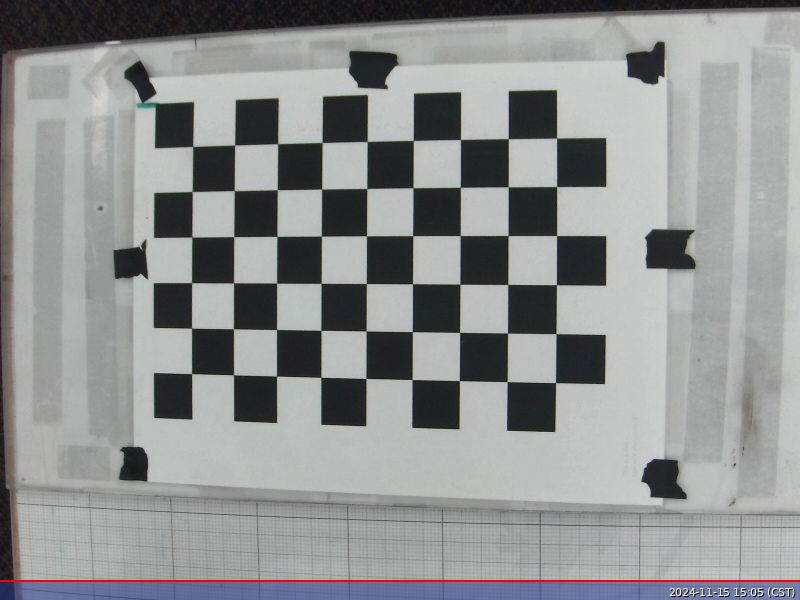
%> input picture Camera_Images/cl_calib_0.jpg, 800 x 600 px
$ octave --eval "result = read_image('../Camera_Images/cl_calib_0.jpg');"   (GNU Octave 9; MATLAB toolbox functions it lacks are replaced by stand-ins)
%> lines starting %> are read from the running program, lines starting %| are printed output that depends on the picture; in (x1, y1, x2, y2) boxes, pixels count from 0 and x2, y2 are one past the last pixel; in counts of white or black regions, pixels touching at a corner belong together; the program's own positions count from 1
function table = read_image(filename)
%> called with filename = '../Camera_Images/cl_calib_0.jpg'
I= imread(filename);
%> I is the input picture: size 600x800x3 uint8; mean R, G, B 142.7, 144.4, 144.8
I = rgb2gray(I);
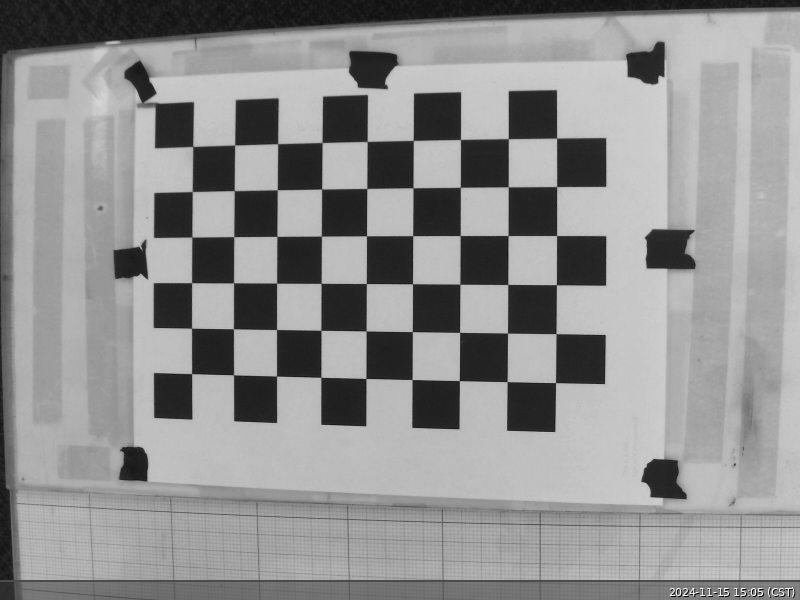
%> I: size 600x800 uint8; min 2, max 253, mean 143.9
thresh = graythresh(I);
%> thresh = 0.424

BW = imbinarize(I, thresh);
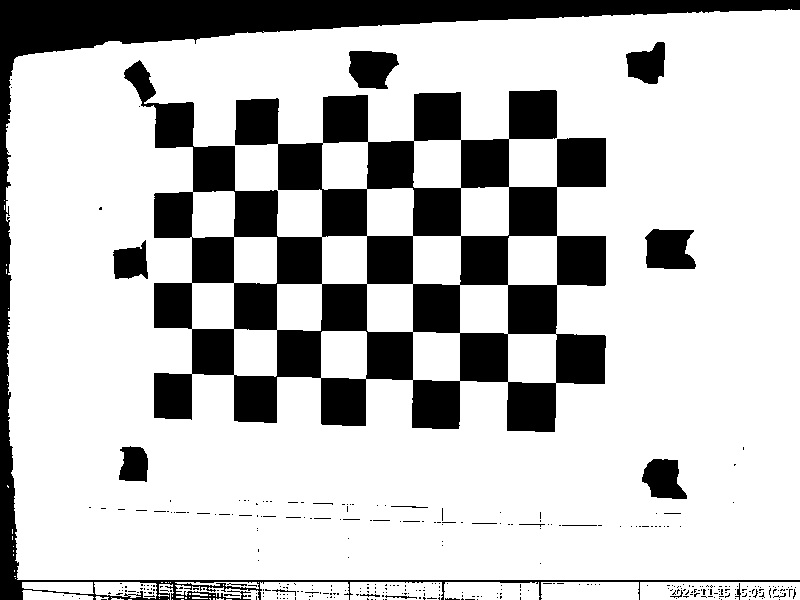
%> BW: size 600x800 logical; 76.1% white; 348 black regions (327 under 20 px), largest, box (x1, y1, x2, y2) and area: (124, 60, 606, 432) 75107, (0, 0, 800, 600) 30673, (645, 229, 696, 269) 1677
BW = ~BW;
CC = bwconncomp(BW, 8)
%> CC = 348 connected components

area = regionprops("table", BW, "Area");
%> area = 348 regions; largest, Area: 75107, 30673, 1677, 1462, 1274
[~, idx] = sort(area.Area, "descend");
%> idx = 348 values, max 348 at index 348, min 1 at index 2, mean 174.5
%Will only show 4 largest shapes by area, ensure photo prioritizes objects in field and not external objects outside or on edge
%> (the run ends here)

$ run again, on Camera_Images/cl_calib_1.jpg
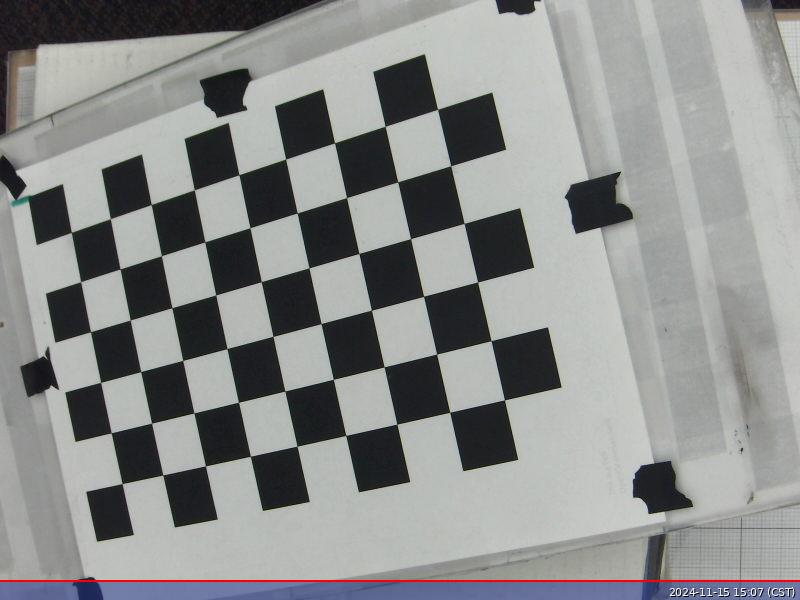
%> input picture Camera_Images/cl_calib_1.jpg, 800 x 600 px
%> in read_image, I is the input picture: size 600x800x3 uint8; mean R, G, B 139.9, 141.3, 140.6
%> in read_image, `I = rgb2gray(I);`:
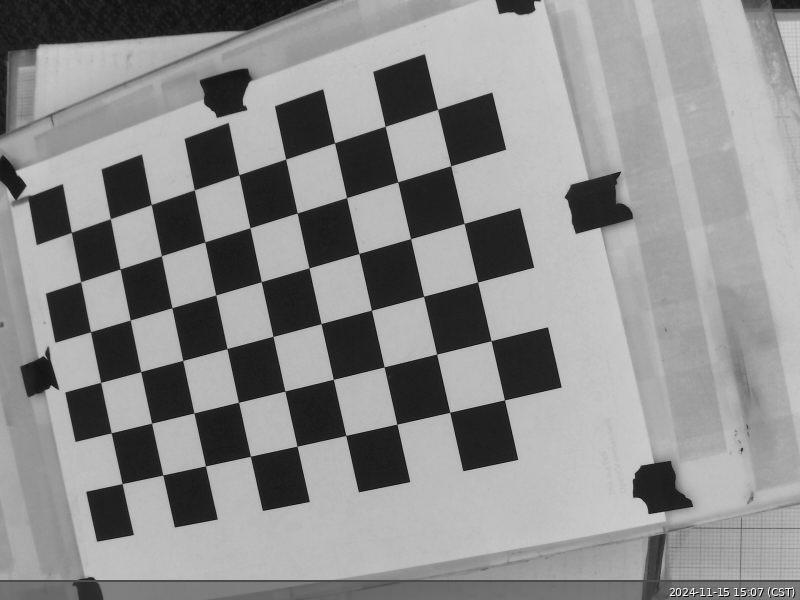
%> I: size 600x800 uint8; min 2, max 253, mean 140.8
%> thresh = 0.416
%> in read_image, `BW = imbinarize(I, thresh);`:
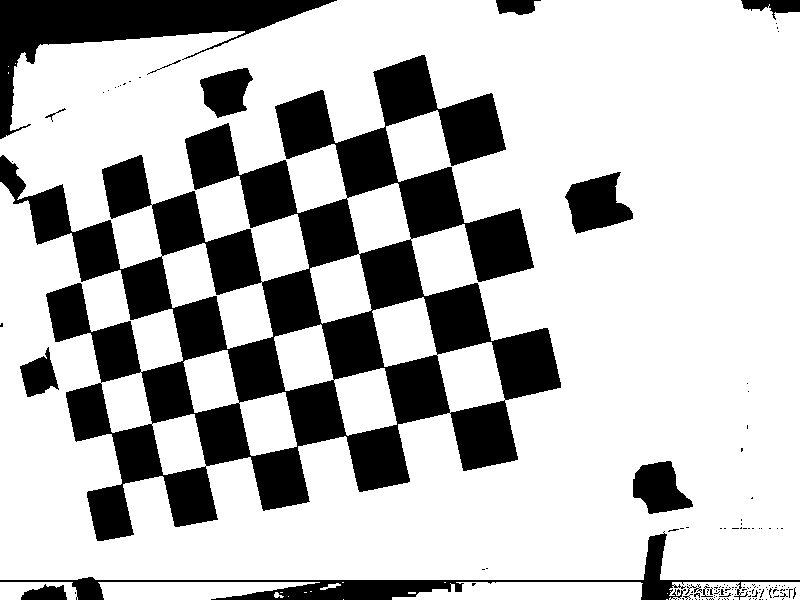
%> BW: size 600x800 logical; 74.3% white; 143 black regions (129 under 20 px), largest, box (x1, y1, x2, y2) and area: (0, 55, 561, 541) 94341, (0, 0, 337, 139) 12862, (0, 531, 800, 600) 6357
%> CC = 143 connected components
%> area = 143 regions; largest, Area: 94341, 12862, 6357, 2595, 2049
%> idx = 143 values, max 143 at index 18, min 1 at index 2, mean 72

$ run again, on Camera_Images/cl_calib_2.jpg
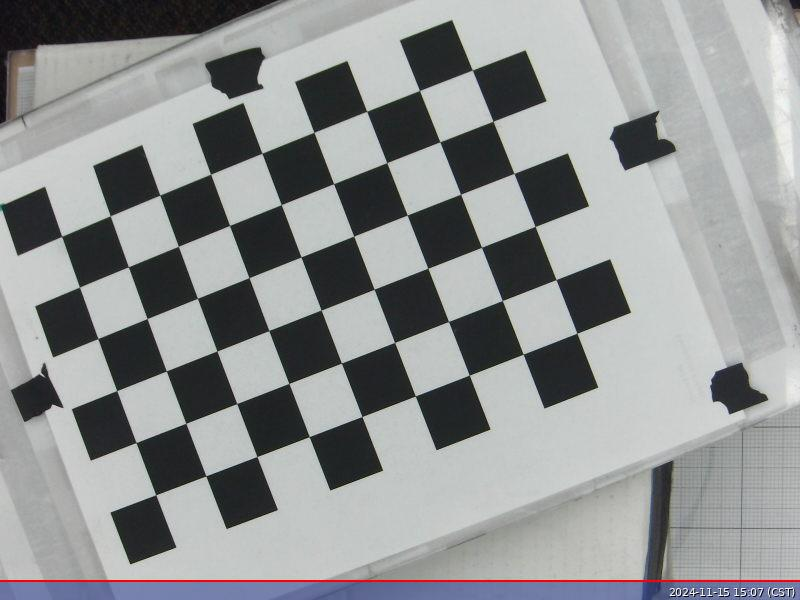
%> input picture Camera_Images/cl_calib_2.jpg, 800 x 600 px
%> in read_image, I is the input picture: size 600x800x3 uint8; mean R, G, B 144.9, 147.1, 147.6
%> in read_image, `I = rgb2gray(I);`:
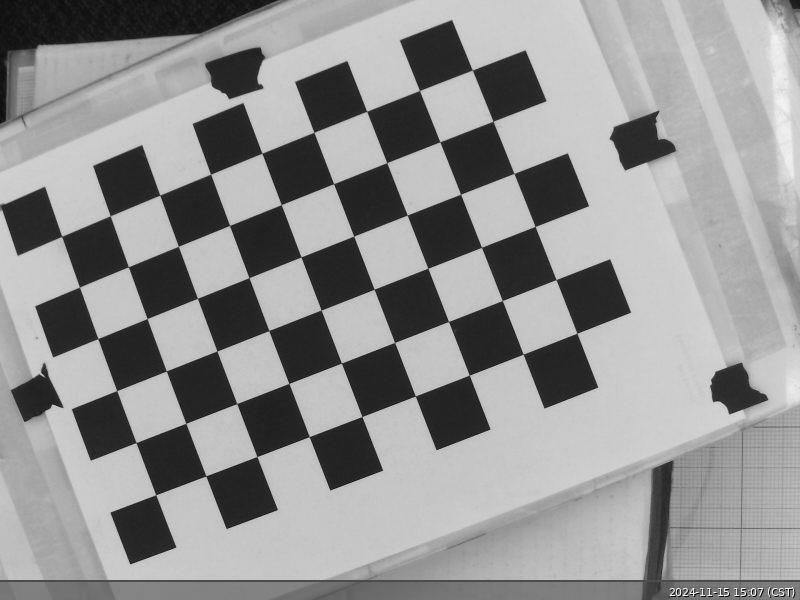
%> I: size 600x800 uint8; min 1, max 253, mean 146.6
%> thresh = 0.447
%> in read_image, `BW = imbinarize(I, thresh);`:
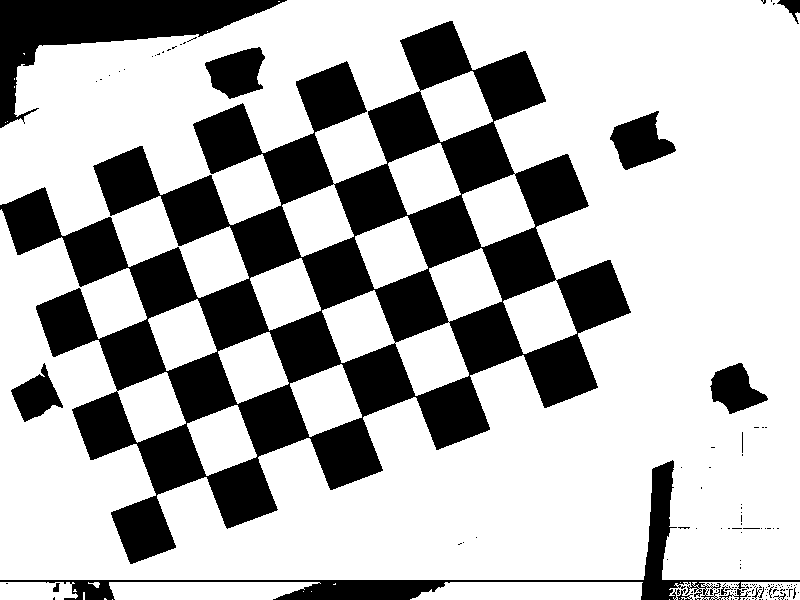
%> BW: size 600x800 logical; 71.7% white; 142 black regions (128 under 20 px), largest, box (x1, y1, x2, y2) and area: (0, 21, 631, 564) 108038, (0, 0, 287, 128) 11633, (0, 460, 800, 600) 7825
%> CC = 142 connected components
%> area = 142 regions; largest, Area: 108038, 11633, 7825, 2171, 2039
%> idx = 142 values, max 142 at index 142, min 1 at index 2, mean 71.5

$ run again, on Camera_Images/cl_calib_3.jpg
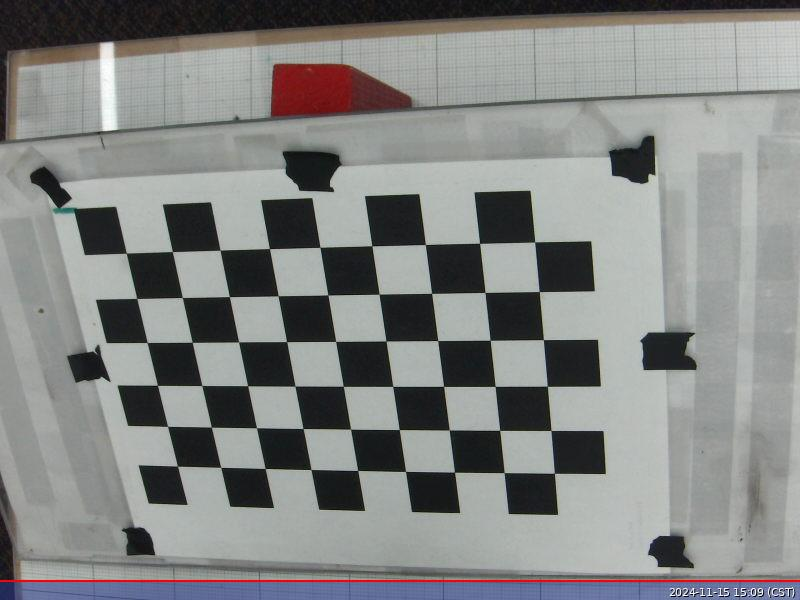
%> input picture Camera_Images/cl_calib_3.jpg, 800 x 600 px
%> in read_image, I is the input picture: size 600x800x3 uint8; mean R, G, B 131, 132.5, 131.2
%> in read_image, `I = rgb2gray(I);`:
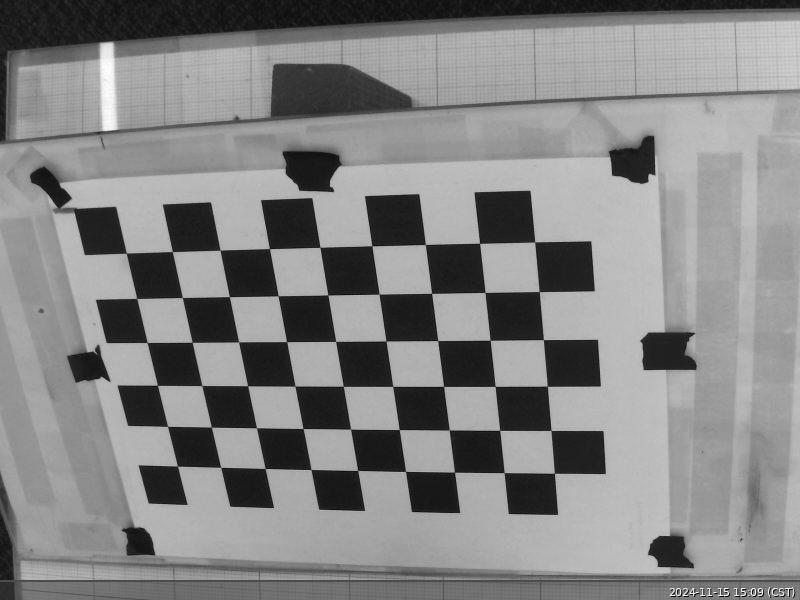
%> I: size 600x800 uint8; min 1, max 255, mean 131.9
%> thresh = 0.392
%> in read_image, `BW = imbinarize(I, thresh);`:
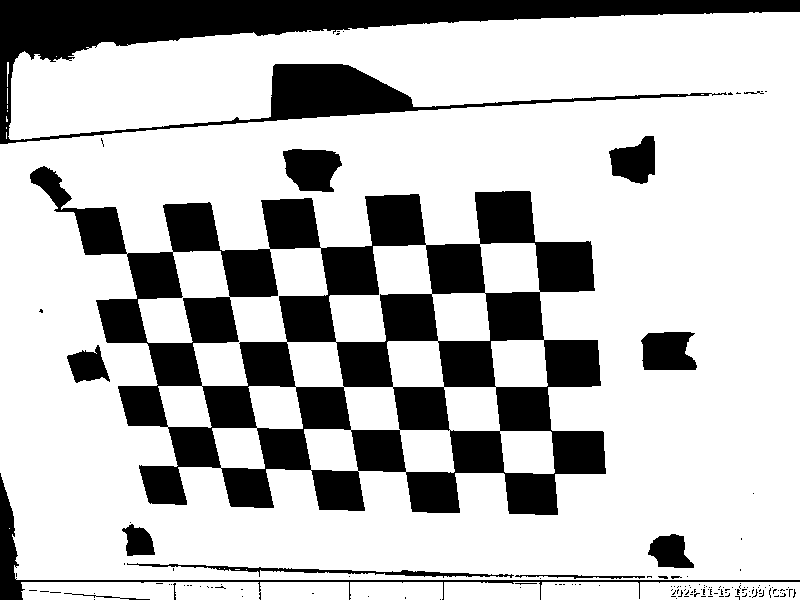
%> BW: size 600x800 logical; 74.6% white; 145 black regions (128 under 20 px), largest, box (x1, y1, x2, y2) and area: (30, 166, 606, 515) 76954, (0, 0, 800, 144) 31550, (0, 473, 800, 600) 3406
%> CC = 145 connected components
%> area = 145 regions; largest, Area: 76954, 31550, 3406, 1923, 1782
%> idx = 145 values, max 145 at index 22, min 1 at index 2, mean 73
